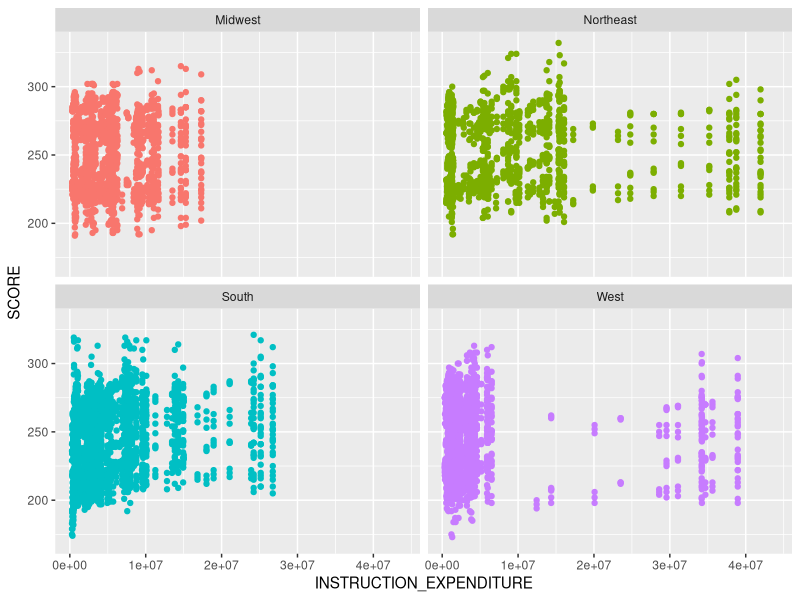
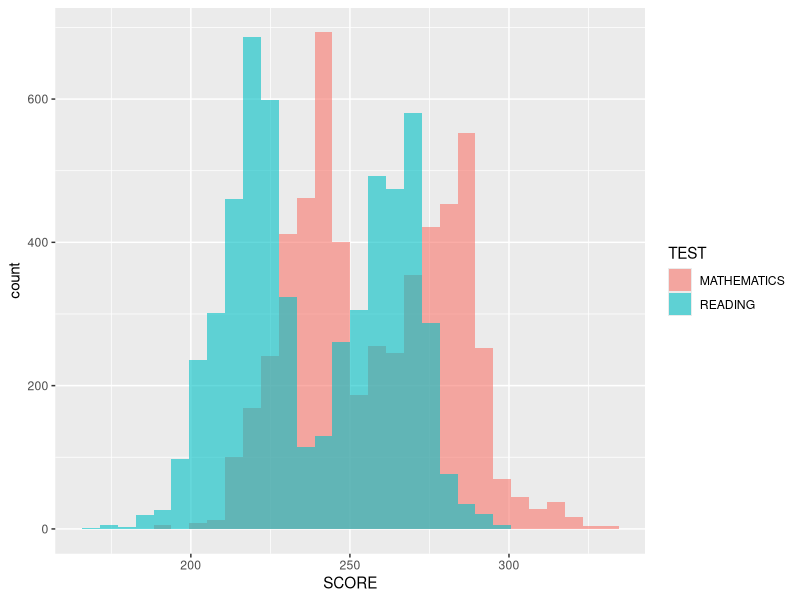
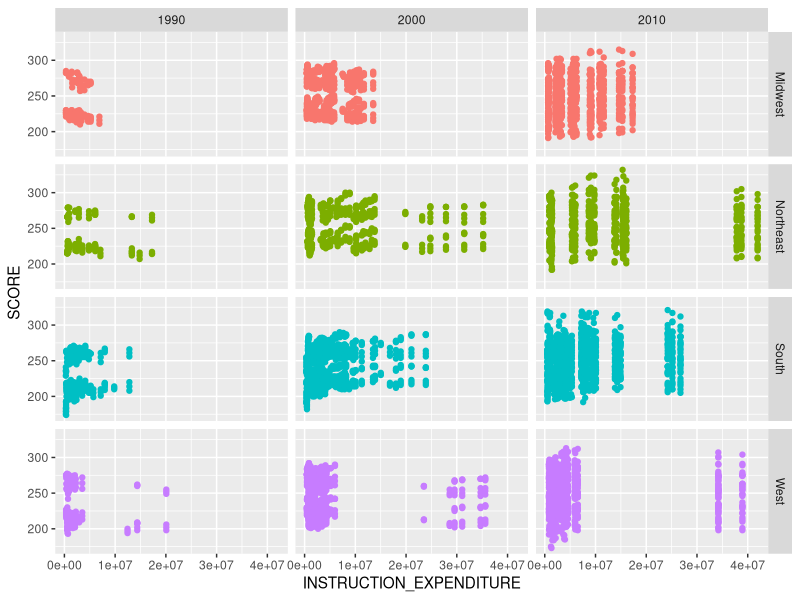

Reproduce these figures in R, in order.
## ---- chunk 1
knitr::opts_chunk$set(echo = FALSE, fig.align = 'center', message = FALSE, warning = FALSE)
## ---- chunk 2
library(readxl)
library(tidyverse)
## ---- chunk 3
schools <- read_excel(here::here("data", "US_schools_data.xlsx"))
## ---- chunk 4
# Select the relevant columns
schools <- schools %>% 
  select(PRIMARY_KEY, ends_with(c("EXPENDITURE", "READING", "MATHEMATICS")))
## ---- chunk 5
# Split primary key
schools <- schools %>% 
  mutate(
    YEAR = as.integer(str_extract(PRIMARY_KEY, "^\\d{4}")),
    STATE = str_extract(PRIMARY_KEY, "(?<=\\d{4}_).*")
  ) %>%
  select(YEAR, STATE, TOTAL_EXPENDITURE:G08_TR_A_MATHEMATICS) 
## ---- chunk 6
# Pivot longer
schools <- schools %>% 
  pivot_longer(
    cols = ends_with(c("MATHEMATICS", "READING")),
    names_to = c("GRADE", "RACE", "SEX", "TEST"),
    values_to = "SCORE",
    names_sep = "_"
  )
## ---- chunk 7
# Seperate into regions
# Note: DODEA stands for "Department of Defense Education Activity," which are 
# DoD sponsored schools located in Virginia. Due to this, DODEA is put into 
# the same geographic region as Virginia.
# Additionally, National is grouped into its own region.

northeast <- c("MAINE", "NEW_HAMPHSIRE", "VERMONT", "MASSACHUSETTS", "RHODE_ISLAND", "CONNECTICUT", "NEW_YORK", "NEW_JERSEY", "PENNSYLVANIA")
midwest <- c("OHIO", "MICHIGAN", "INDIANA", "WISCONSIN", "ILLINOIS", "MINNESOTA", "IOWA", "MISSOURI", "NORTH_DAKOTA", "SOUTH_DAKOTA", "NEBRASKA", "KANSAS")
south <- c("DELAWARE", "MARYLAND", "VIRGINIA", "WEST_VIRGINIA", "KENTUCKY", "NORTH_CAROLINA", "SOUTH_CAROLINA", "TENNESSEE", "GEORGIA", "FLORIDA", "ALABAMA", "MISSISSIPPI", "ARKANSAS", "LOUISIANA", "TEXAS", "OKLAHOMA", "DISTRICT_OF_COLUMBIA")
west <- c("MONTANA", "IDAHO", "WYOMING", "COLORADO", "NEW_MEXICO", "ARIZONA", "UTAH", "NEVADA", "CALIFORNIA", "OREGON", "WASHINGTON", "ALASKA", "HAWAII")


schools <- schools %>%
  mutate(
    REGION = as.factor(case_when(
      STATE %in% northeast ~ "Northeast",
      STATE %in% midwest ~ "Midwest",
      STATE %in% south ~ "South",
      STATE %in% west ~ "West",
      STATE=="NATIONAL" ~ "NATIONAL"
    ))
  )


# Write more on later: grouping based off geography is significant as geography correlates with lots of significant factors, such as political views of population, major industries, etc.
## ---- chunk 8
# Additional cleaning here maybe lmao
## ---- chunk 9
# Excluding National: nothing significant about National here

schools %>%
  filter(REGION!="NATIONAL") %>%
  ggplot(mapping=aes(color=REGION)) +
  geom_point(mapping=aes(y=SCORE, x=INSTRUCTION_EXPENDITURE), show.legend=FALSE) +
  facet_wrap(~ REGION, ncol = 2)
## ---- chunk 10
schools %>%
  filter(REGION!="NATIONAL") %>%
  ggplot(aes(x=SCORE, fill=TEST)) + 
  geom_histogram(alpha=0.6, position="identity")
## ---- chunk 11
schools %>%
  filter(REGION!="NATIONAL", !is.na(INSTRUCTION_EXPENDITURE) & !is.na(SCORE)) %>%
  mutate(
    DECADE = floor(YEAR/10) * 10
  ) %>%
  ggplot(mapping=aes(color=REGION)) +
  geom_point(mapping=aes(y=SCORE, x=INSTRUCTION_EXPENDITURE), show.legend=FALSE) +
  facet_grid(REGION ~ DECADE)
